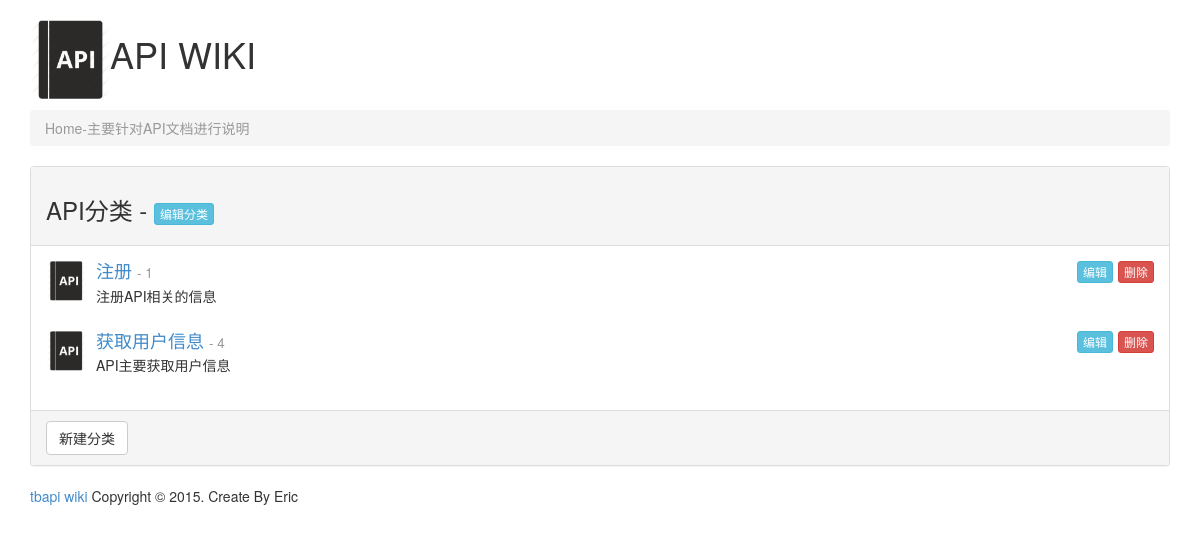
The page / on the database its author committed.
### tables this page shows
CREATE TABLE `api_categories` (
  `id` int(11) NOT NULL AUTO_INCREMENT,
  `categoryName` varchar(255) NOT NULL,
  `categoryDesc` text NOT NULL,
  PRIMARY KEY (`id`)
);

### application/views/template.php (called while the page is built, shortened)
<?php
$this->load->view('include/header');
$this->load->view($content_text);

### application/controllers/Home.php (called while the page is built, shortened)
<?php if (!defined('BASEPATH')) exit('No direct script access allowed');
class Home extends CI_Controller
{
    function __construct()
    {
        $this->load->model('m_apiCategory');
        $this->load->model('m_apiDescription');
        $this->load->model('m_apiParams');
    }
    public function index()
    {
        $data['content_text'] = 'home';
        $data['listCategory'] = $this->m_apiCategory->getCategoryList();
        $this->load->view('template', $data);
    }
}

### index.php (called while the page is built, shortened)
<?php
require_once BASEPATH.'core/CodeIgniter.php';

### application/models/m_apiCategory.php (called while the page is built, shortened)
<?php
class m_apiCategory extends CI_Model
{
    public function getCategoryList()
    {
        $sql = 'select * from api_categories';
        $query = $this->db->query($sql);
        return $query->result();
    }
}

### application/views/home.php (the view)
<div class="container ng-scope" ng-app="Bird">
    <h1><a href="/"><img src="/static/lib/logo.png" style="width: 80px;height: 80px;"></a>API WIKI</h1>
    <div ng-view="" class="ng-scope">
        <ol class="breadcrumb ng-scope">
            <li class="active">Home-主要针对API文档进行说明</li>
        </ol>
        <div class="panel panel-default ng-scope">
            <div class="panel-heading">
                <h3>API分类 -
                    <button class="btn btn-xs btn-info ng-binding" ng-click="show_edit = !show_edit">编辑分类</button>
                </h3>
            </div>
            <div class="panel-body">
                <ul class="media-list">
                    <?php foreach ($listCategory as $row): ?>
                        <li class="media ng-scope" ng-repeat="item in list">
                            <a class="pull-left" href="#/api/123">
                                <img class="media-object" alt="..." style="width: 40px;height: 40px;"
                                     src="/static/lib/logo.png">
                            </a>
                            <div class="media-body">
                                <h4 class="media-heading">
                                    <a href="/home/apilist?id=<?php echo $row->id; ?>"
                                       title="<?php echo $row->categoryDesc; ?>"
                                       class="ng-binding"><?php echo $row->categoryName; ?></a>
                                    <small title="当前分类的主键" class="ng-binding"> - <?php echo $row->id; ?></small>
                                    <a onclick="return confirm('确认删除会删除分类下所有api的所有记录，Leijun Say Are You OK?');"
                                       href="/home/delcategory?id=<?php echo $row->id; ?>"
                                       class="btn btn-danger btn-xs pull-right">删除</a>
                                    <a ng-show="show_edit" class="btn btn-info btn-xs pull-right"
                                       href="/home/editcategory?id=<?php echo $row->id; ?>" style="margin-right: 5px;">编辑</a>
                                </h4>
                                <p class="ng-binding"><?php echo $row->categoryDesc; ?></p>
                            </div>
                        </li>
                    <?php endforeach; ?>
                </ul>
            </div>
            <div class="panel-footer">
                <a class="btn btn-default" href="/home/add">新建分类</a>
            </div>
        </div>
    </div>

### application/views/include/header.php (style rules this page uses)
body { padding-bottom: 40px; }

### rows shown on the page
api_categories: categoryName "注册", id "1", categoryDesc "注册API相关的信息"
api_categories: categoryName "获取用户信息", id "4", categoryDesc "API主要获取用户信息"
